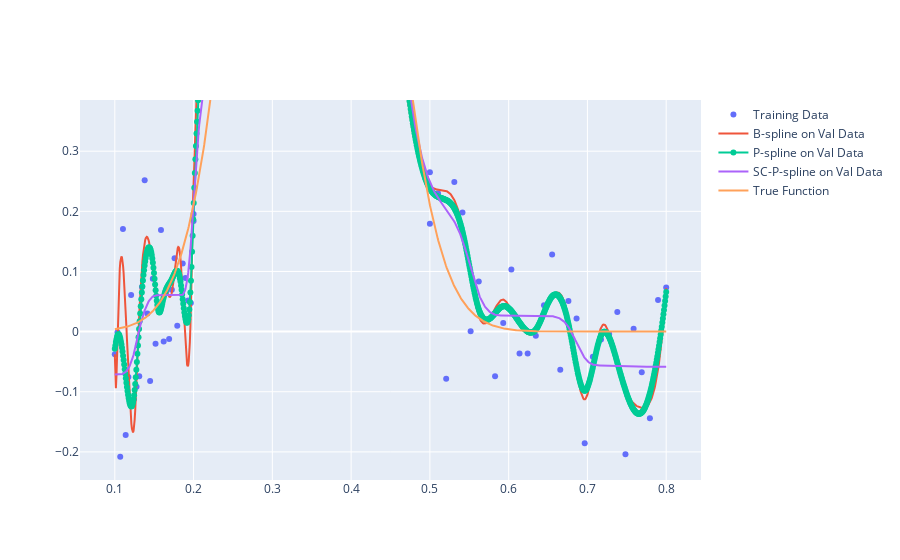

Notebook cell for this chart:
### Code cell
fig = go.Figure()
print("Knot type: ", knot_type)
fig.add_trace(go.Scatter(x=x, y=y, mode="markers", name="Training Data"))
fig.add_trace(go.Scatter(x=xplot, y=Bspline_plot, mode="lines", name="B-spline on Val Data"))
fig.add_trace(go.Scatter(x=xplot, y=Pspline_plot, mode="lines+markers", name="P-spline on Val Data"))
fig.add_trace(go.Scatter(x=xplot, y=SCPspline_plot, mode="lines", name="SC-P-spline on Val Data"))
fig.add_trace(go.Scatter(x=xplot, y=yplot, mode="lines", name="True Function"))
fig.update_yaxes(range=[-2, 4])

### Figure 1 — Plotly figure (JSON) as saved in the notebook; plotly's stock layout.template omitted (floating-point values rounded to 4 significant figures; data arrays with more than 128 entries replaced by an {"elided": "..."} marker saying what was removed)
{"data": [{"mode": "markers", "name": "Training Data", "type": "scatter", "x": [0.1, 0.1034, 0.1069, 0.1103, 0.1138, 0.1172, 0.1207, 0.1241, 0.1276, 0.131, 0.1345, 0.1379, 0.1414, 0.1448, 0.1483, 0.1517, 0.1552, 0.1586, 0.1621, 0.1655, 0.169, 0.1724, 0.1759, 0.1793, 0.1828, 0.1862, 0.1897, 0.1931, 0.1966, 0.2, 0.2, 0.2333, 0.2667, 0.3, 0.3333, 0.3667, 0.4, 0.4333, 0.4667, 0.5, 0.5, 0.5103, 0.5207, 0.531, 0.5414, 0.5517, 0.5621, 0.5724, 0.5828, 0.5931, 0.6034, 0.6138, 0.6241, 0.6345, 0.6448, 0.6552, 0.6655, 0.6759, 0.6862, 0.6966, 0.7069, 0.7172, 0.7276, 0.7379, 0.7483, 0.7586, 0.769, 0.7793, 0.7897, 0.8], "y": [-0.03781, -0.001045, -0.2082, 0.1704, -0.1718, -0.0753, 0.0607, -0.1124, -0.09158, -0.07435, 0.07437, 0.2515, 0.02991, -0.08209, 0.08809, -0.02038, 0.04302, 0.1688, -0.01628, 0.06742, -0.01235, 0.06975, 0.1221, 0.009693, 0.08811, 0.1131, 0.08915, 0.05183, 0.04773, 0.1954, 0.1839, 0.7359, 0.7552, 1.569, 1.982, 2.081, 1.608, 0.9143, 0.5128, 0.265, 0.1794, 0.23, -0.07824, 0.2486, 0.1981, 0.0006122, 0.08341, 0.01901, -0.07404, 0.0142, 0.1033, -0.03621, -0.03648, -0.006836, 0.04369, 0.128, -0.06337, 0.05089, 0.02164, -0.1858, -0.04193, -0.01323, -0.003956, 0.0326, -0.204, 0.004626, -0.06777, -0.1439, 0.05243, 0.07353]}, {"mode": "lines", "name": "B-spline on Val Data", "type": "scatter", "x": {"elided": "1000 float values"}, "y": {"elided": "1000 float values"}}, {"mode": "lines+markers", "name": "P-spline on Val Data", "type": "scatter", "x": {"elided": "1000 float values"}, "y": {"elided": "1000 float values"}}, {"mode": "lines", "name": "SC-P-spline on Val Data", "type": "scatter", "x": {"elided": "1000 float values"}, "y": {"elided": "1000 float values"}}, {"mode": "lines", "name": "True Function", "type": "scatter", "x": {"elided": "1000 float values"}, "y": {"elided": "1000 float values"}}], "layout": {"autosize": true, "xaxis": {"autorange": true, "range": [0.05784, 0.8422], "type": "linear"}, "yaxis": {"autorange": false, "range": [-0.2468, 0.3851], "type": "linear"}}}
